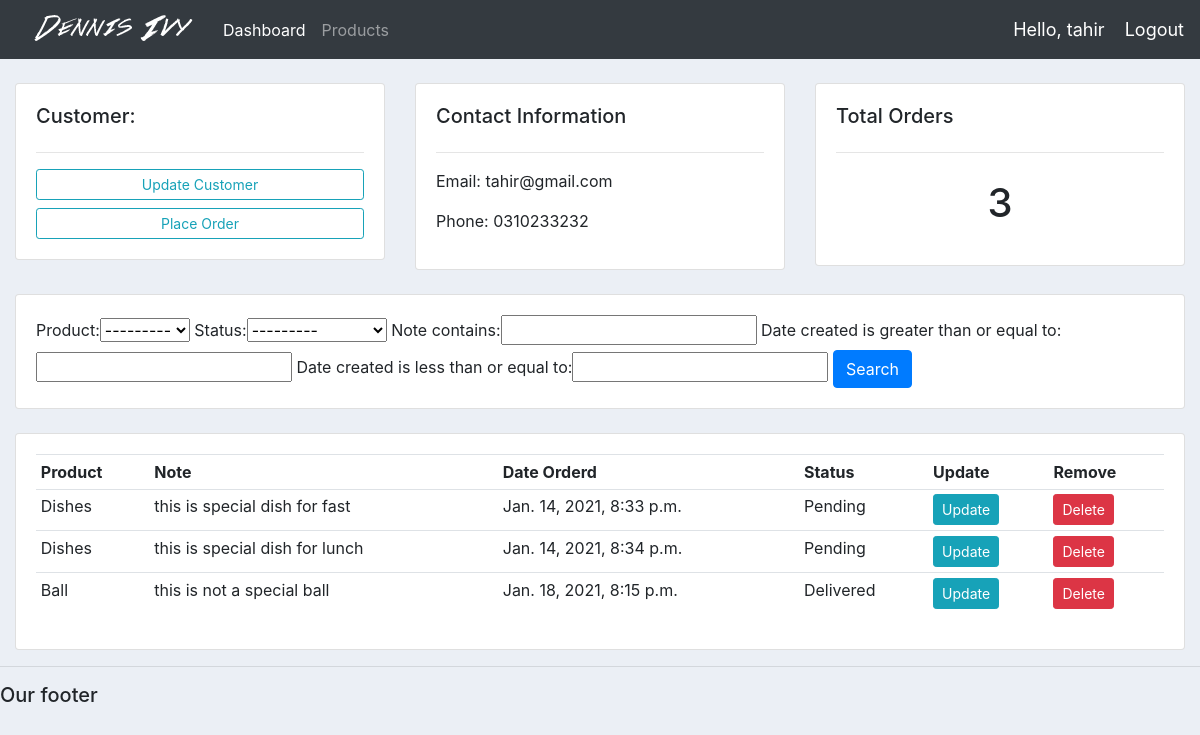
Page /customer/1 (signed in) on the committed database.
### accounts/models.py (models this page shows, shortened)
class Customer(models.Model):
	user = models.OneToOneField(User, null=True,blank=True, on_delete=models.CASCADE)
	name = models.CharField(max_length=200, null=True)
	phone = models.CharField(max_length=200, null=True)
	email = models.CharField(max_length=200, null=True)
	profile_pic = models.ImageField(null=True,default="profile1.png", blank=True)
	date_created = models.DateTimeField(auto_now_add=True, null=True)
	def __str__(self):
		return self.name

class Order(models.Model):
	STATUS = (
			('Pending', 'Pending'),
			('Out for delivery', 'Out for delivery'),
			('Delivered', 'Delivered'),
			)
	customer = models.ForeignKey(Customer, null=True, on_delete= models.SET_NULL)
	product = models.ForeignKey(Product, null=True, on_delete= models.SET_NULL)
	date_created = models.DateTimeField(auto_now_add=True, null=True)
	status = models.CharField(max_length=200, null=True, choices=STATUS)
	note = models.CharField(max_length=200, null=True)

class Product(models.Model):
	CATEGORY = (
			('Indoor', 'Indoor'),
			('Out Door', 'Out Door'),
			)
	name = models.CharField(max_length=200, null=True)
	price = models.FloatField(null=True)
	category = models.CharField(max_length=200, null=True, choices=CATEGORY)
	description = models.CharField(max_length=200, null=True, blank=True)
	date_created = models.DateTimeField(auto_now_add=True, null=True)
	tags = models.ManyToManyField(Tag)
	def __str__(self):
		return self.name

### accounts/decorators.py (the view)
        def wrapper_func(request, *args, **kwargs):
            group = None
            if request.user.groups.exists():
                group = request.user.groups.all()[0].name
            if group in allowed_roles:
                return view_func(request, *args, **kwargs)
            else:
                return HttpResponse("You are not authorized to view this page")

### accounts/views.py (called while the page is built)
@login_required(login_url='login')
@allowed_user(allowed_roles=['admin'])
def customer(request, pk):
    customer = Customer.objects.get(id=pk)
    orders = customer.order_set.all()
    order_count = orders.count()
    myFilter = OrderFilter(request.GET, queryset=orders)
    orders = myFilter.qs
    context = {'customer':customer,'orders':orders , 'order_count':order_count, 'myFilter':myFilter}
    return render(request, 'accounts/customer.html', context)

### accounts/templates/accounts/customer.html
{%  extends 'accounts/main.html' %}
{% block content %}
	<br>
<div class="row">
	<div class="col-md">
		<div class="card card-body">
			<h5>Customer:</h5>
			<hr>
			<a class="btn btn-outline-info  btn-sm btn-block" href="">Update Customer</a>
			<a class="btn btn-outline-info  btn-sm btn-block" href="{% url 'create_order' customer.id %}">Place Order</a>
		</div>
	</div>
	<div class="col-md">
		<div class="card card-body">
			<h5>Contact Information</h5>
			<hr>
			<p>Email: {{customer.email}}</p>
			<p>Phone: {{customer.phone}}</p>
		</div>
	</div>
	<div class="col-md">
		<div class="card card-body">
			<h5>Total Orders</h5>
			<hr>
			<h1 style="text-align: center;padding: 10px">{{order_count}}</h1>
		</div>
	</div>
</div>
<br>
<div class="row">
	<div class="col">
		<div class="card card-body">
			<form method="get">
             {{myFilter.form}}
		    <button class="btn btn-primary" type="submit">Search</button>
		  </form>
		</div>
	</div>
</div>
<br>
<div class="row">
	<div class="col-md">
		<div class="card card-body">
			<table class="table table-sm">
				<tr>
					<th>Product</th>
					<th>Note</th>
					<th>Date Orderd</th>
					<th>Status</th>
					<th>Update</th>
					<th>Remove</th>
				</tr>
				{% for order in orders %}
				<tr>
					<td>{{order.product}}</td>
					<td>{{order.note}}</td>
					<td>{{order.date_created}}</td>
					<td>{{order.status}}</td>
					<td><a class="btn btn-sm btn-info" href="" >Update</a></td>
					<td><a class="btn btn-sm btn-danger" href="" >Delete</a></td>
				</tr>
				{% endfor %}
			</table>
		</div>
	</div>
</div>
{% endblock %}

### accounts/templates/accounts/navbar.html (shortened to what this page needs)
{% load static %}
<nav class="navbar navbar-expand-lg navbar-dark bg-dark">
  <img src="{% static 'images/logo.png' %}" />
  <div class="collapse navbar-collapse" id="navbarNav">
    <ul class="navbar-nav">
      {% if request.user.is_staff %}
      <li class="nav-item active">
        <a class="nav-link" href="{% url 'home' %}">Dashboard</a>
      </li>
      <li class="nav-item">
        <a class="nav-link" href="{% url 'products' %}">Products</a>
      </li>
      {% else %}
      <li class="nav-item">
        <a class="nav-link" href="{% url 'account' %}">Settings</a>
      </li>
      {% endif %}
    </ul>
  </div>
  <span class="hello-msg">Hello, {{ request.user.customer }}</span>
  <span ><a class="hello-msg" href="{% url 'logout' %}">Logout</a></span>
</nav>

### static/css/main.css (style rules this page uses)
body { background-color: #ebeff5; }

### accounts/templates/accounts/navbar.html (style rules this page uses)
.hello-msg { font-size: 18px; color: white; margin-left: 20px; }

### rows in the picture
Customer: email "tahir@gmail.com", phone "0310233232"
Order: product "Dishes", note "this is special dish for fast", date_created "Jan. 14, 2021, 8:33 p.m.", status "Pending"
Order: product "Dishes", note "this is special dish for lunch", date_created "Jan. 14, 2021, 8:34 p.m.", status "Pending"
Order: product "Ball", note "this is not a special ball", date_created "Jan. 18, 2021, 8:15 p.m.", status "Delivered"

### other values in the picture
{{ request.user.customer }} "tahir"
{{ order_count }} "3"
